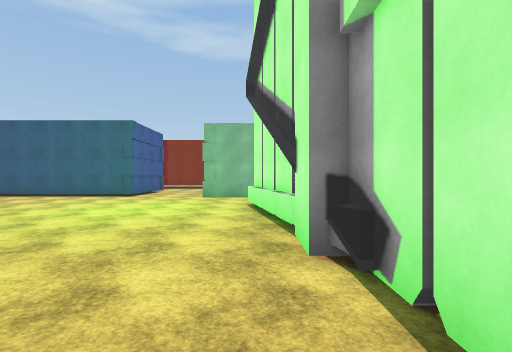
view 1 (above)

24 first-person views from a walk through a scene from a Unity 3-D project. The camera is 1.5 m above the floor, looks level and sees 85° across. The floor is counted in squares, 2 m on a side. Each view is taken from the middle of a square. On the plan, view 1 faces up. The plan holds only what a view shows up to about 10 squares ahead; the rest is blank. The place goes on beyond the plan. Some surface patterns are stand-ins.

view 2
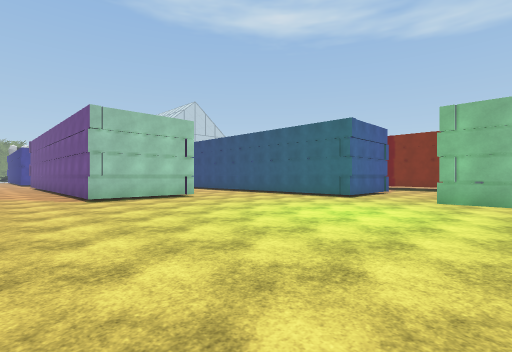

view 3
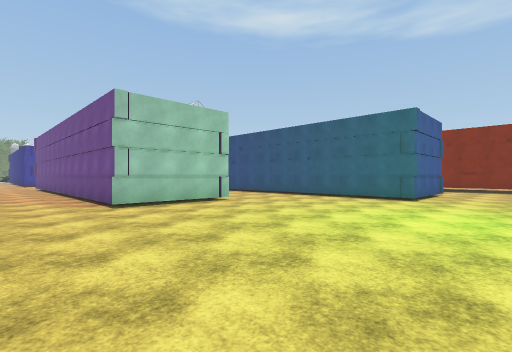

view 4
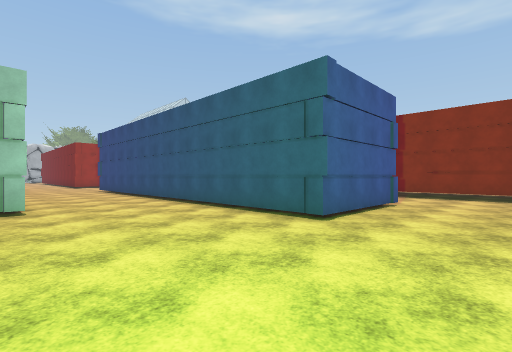

view 5
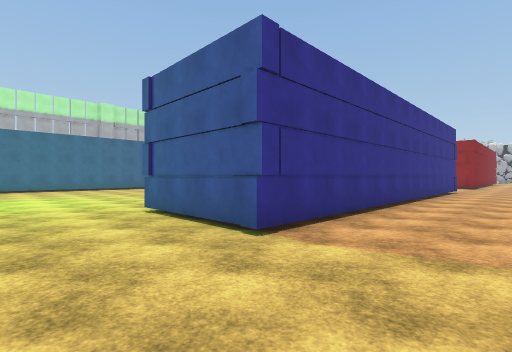

view 6
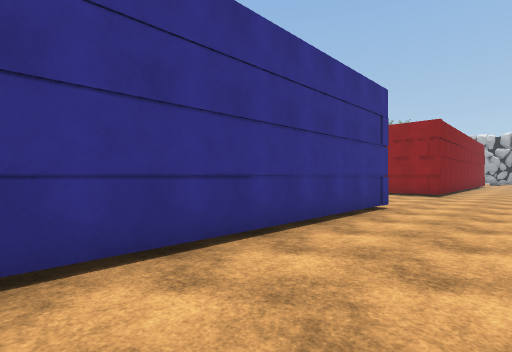

view 7
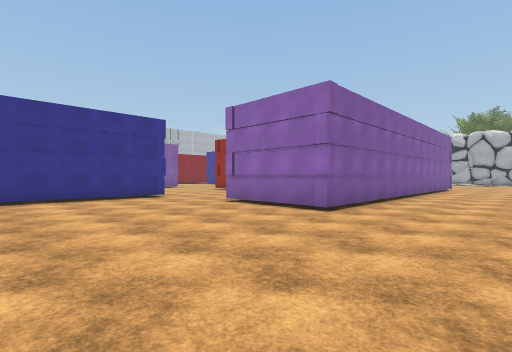

view 8
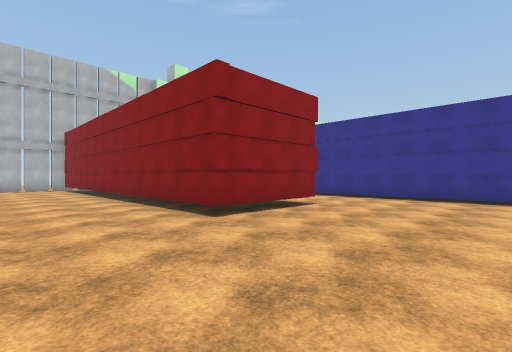

view 9
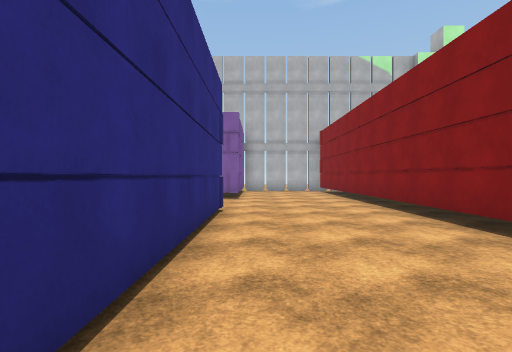

view 10
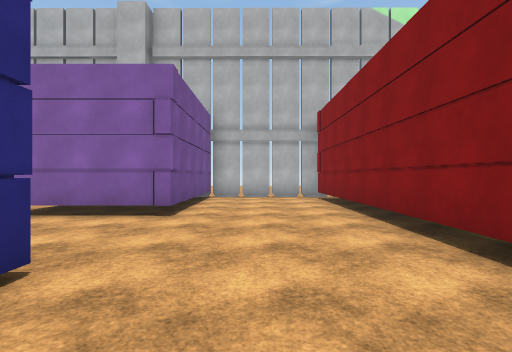

view 11
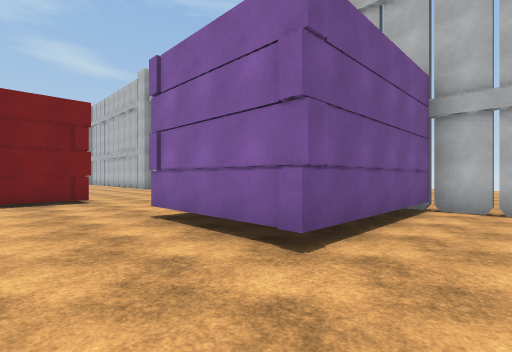

view 12
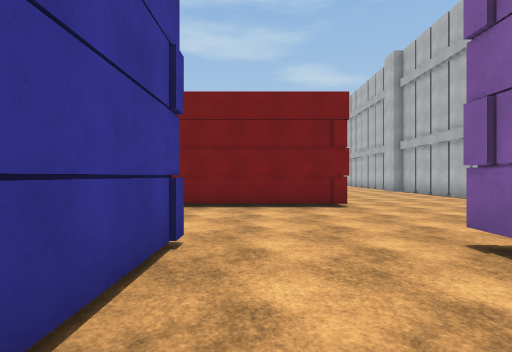

view 13
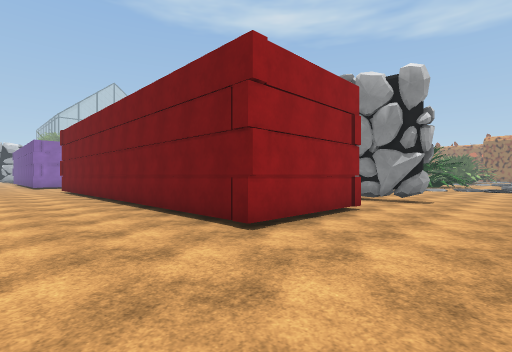

view 14
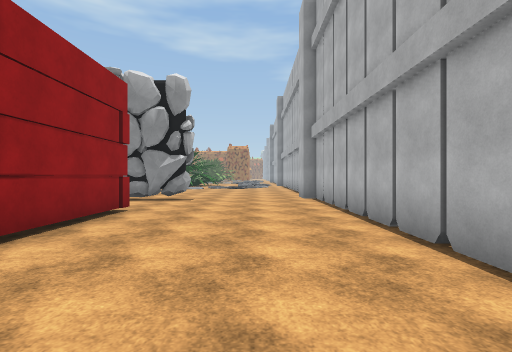

view 15
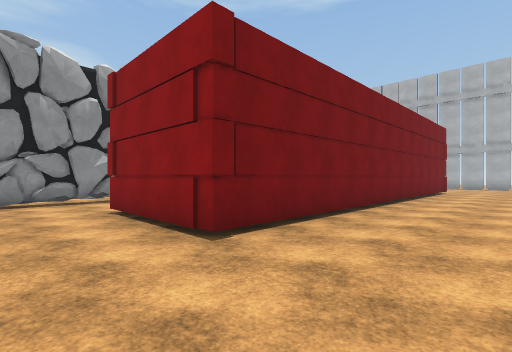

view 16
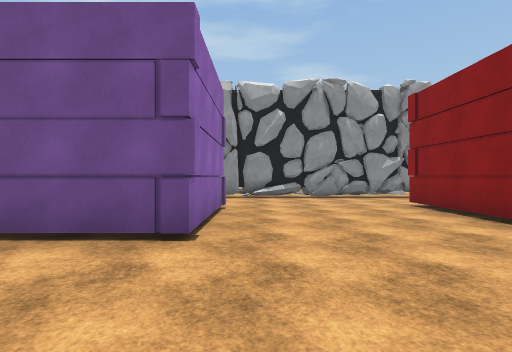

view 17
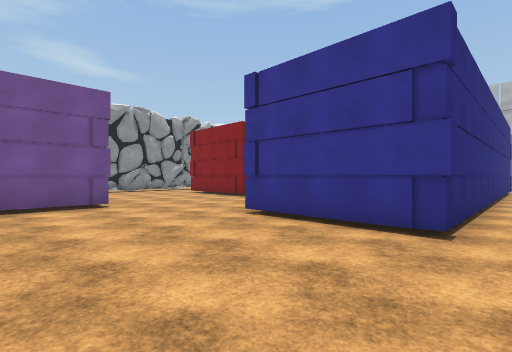

view 18
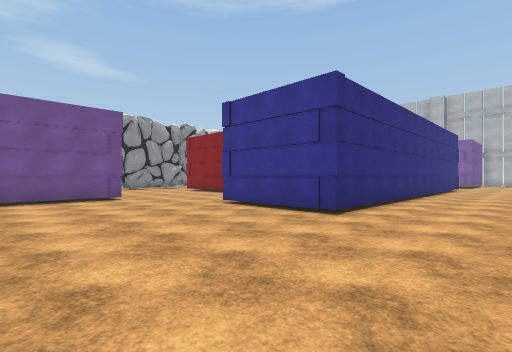

view 19
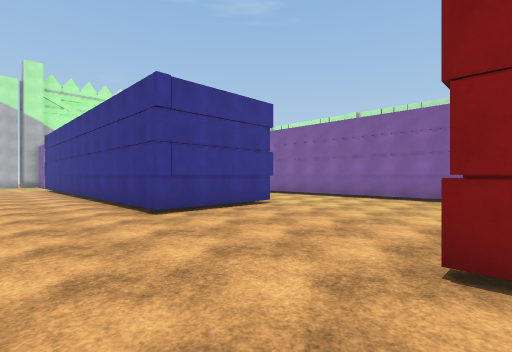

view 20
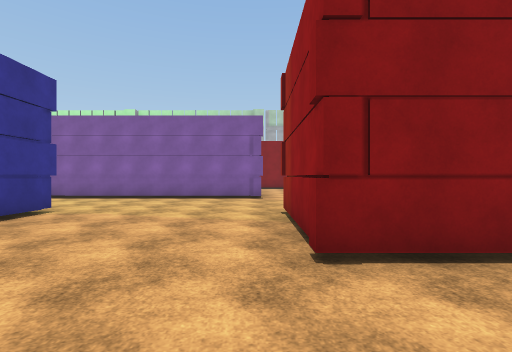

view 21
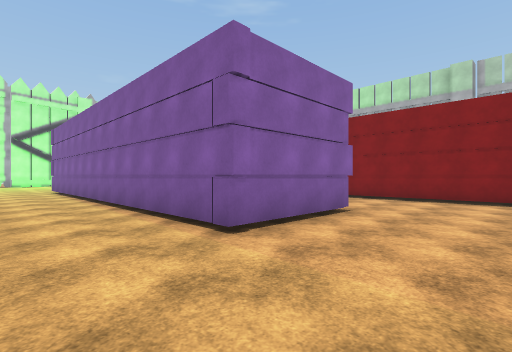

view 22
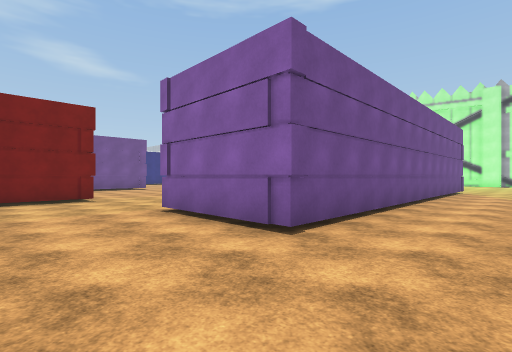

view 23
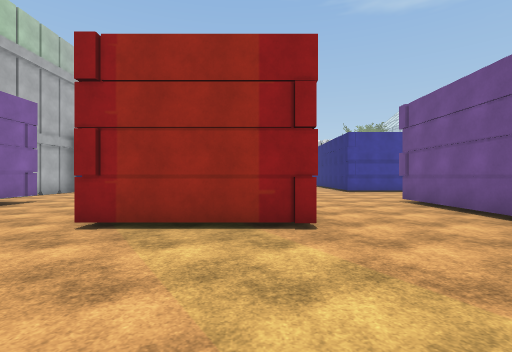

view 24
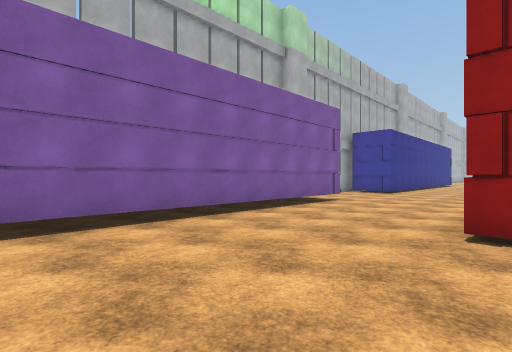

### Floor plan
Points are (right, up) in squares from view 1. A wall is a line through its corners. A room is listed if a view was taken in it or the views show most of it. See-through windows are left out.
Room 1 (views 1, 23, 24)
walls: (-17, -0.1) (-17, -3.6); (-8.9, 3.3) (-15.5, 3.3); (-21.1, -7.4) (-13.1, -7.4)
ways out: opening at (-15.3, 1) to room 2; opening at (-8.5, 1.5) to room 2; opening at (0, 0) to room 2
Room 2 (views 2, 3, 4, 5, 6, 7, 8, 9, 10, 11, 12, 13, 14, 15, 16, 17, 18, 19, 20, 21, 22)
walls: (-11.8, 16.5) (-11.8, 19.9) (0.5, 19.9); (-6.7, 23.7) (-19.1, 23.7) (-19.1, 27.2); (-16.8, 10) (-16.8, 13.6) (-4.5, 13.6) (-4.5, 10.1) (-12, 10.1); (-23, 19.9) (-17.3, 19.9) (-17.3, 16.5); (-6.9, 27.2) (-6.9, 24.9); (-2.4, 16.5) (-5.6, 16.5); (-23.2, 13.6) (-21.6, 13.6) (-21.6, 10.1) (-23.6, 10.1); (-8.9, 6.8) (-8.9, 3.3); (1, 19.6) (1, 23.9); (1.3, 23.7) (-3.7, 23.7) (-3.7, 27.1); (-15.5, 3.3) (-21.2, 3.3) (-21.2, 6.6) (-12.2, 6.6); (-20.8, 33.6) (-20.8, 30.2) (-23.6, 30.2); (-14.7, 36.4) (-16.2, 36.6); (-15.1, 36.4) (-15.6, 36.7); (-14.7, 36.6) (-20.3, 36.5); (-15.3, 36.6) (-15.6, 36.7); (-15.3, 36.6) (-18.2, 36.3); (-3.8, 34.2) (-3.8, 30.7) (-16.1, 30.7) (-16.1, 34.1); (-15.1, 36.7) (-15.6, 36.7); (1, 30.1) (1, 37.4); (-16, 36.7) (-16.8, 36.7) (-17.2, 36.4) (-18.8, 36.6); (-17.2, 36.5) (-17.6, 36.7); (-18.1, 36.4) (-18.9, 36.7); (-16.2, 36.9) (-17.3, 36.5) (-17.5, 36.7) (-18.1, 36.6); (-18, 36.7) (-19.7, 36.7); (-18.7, 36.5) (-20, 36.4); (-19.4, 36.6) (-19.9, 36.4); (-20.6, 36.4) (-21.2, 36.4); (0.4, 5.3) (0, 7.3); (-4.1, 36.5) (-4.4, 36.6); (-4.4, 36.7) (-5, 36.7); (-4.2, 36.8) (-4.9, 36.6); (-3.6, 36.5) (-4.8, 36.4); (-3.4, 36.4) (-4.1, 36.8); (-3.3, 36.6) (-4.9, 36.5); (0.6, 4.2) (0.4, 5.2); (-3.2, 36.7) (-4, 36.7); (0.5, 2.6) (0.5, 3.7); (-23.6, -0.2) (-19.4, -0.2); (0.9, 0.9) (0.9, 2.6); (0.6, 37.4) (0.6, 37.9)
low walls: (-15.6, 36.7) (-16.2, 36.4); (-19.9, 36.7) (-20.4, 36.8); (-3.7, 36.6) (-4.1, 36.5); (-3.5, 36.5) (-4.2, 36.8); (0.5, 3.6) (-0.2, 7.4); (0.8, 2.1) (0.7, 2.6)
ways out: opening at (-15.3, 1) to room 1; opening at (-8.5, 1.5) to room 1; opening at (0, 0) to room 1
objects: other object (-2, 10); other object (-2, 13)

Positions as (right, up) in squares from view 1, and headings:
1: (0, 0), facing up
2: (0, 1), facing up-left
3: (-2, 1), facing up-left
4: (-2, 6), facing up-left
5: (-2, 16), facing down-left
6: (-10, 16), facing down-left
7: (-12, 23), facing down-left
8: (-16, 23), facing down-right
9: (-13, 23), facing right
10: (-9, 22), facing right
11: (-6, 22), facing up-right
12: (-6, 24), facing up
13: (-1, 28), facing up-left
14: (-1, 28), facing up
15: (-18, 28), facing up-right
16: (-20, 27), facing up
17: (-23, 23), facing up-right
18: (-24, 21), facing up-right
19: (-22, 16), facing down-right
20: (-21, 16), facing down
21: (-24, 9), facing down-right
22: (-24, 1), facing up-right
23: (-13, -1), facing left
24: (-13, -3), facing down-left
